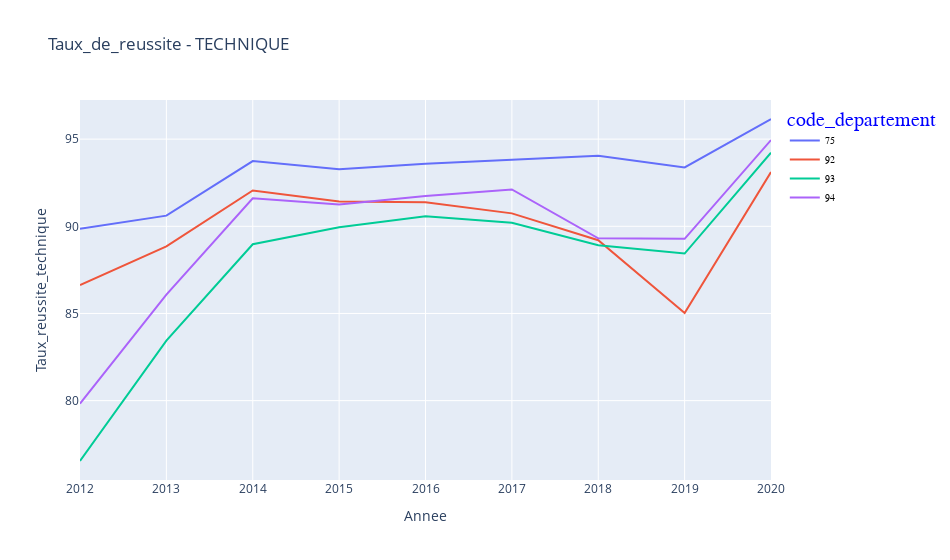

Notebook code cell kept with this figure:
### Markdown cell above
### 3.3.1 Par département

### Code cell
fig = px.line(df1_bac.groupby(['Annee','code_departement'])['Taux_reussite_technique'].mean().reset_index(), x="Annee", y="Taux_reussite_technique", color="code_departement", title='Taux_de_reussite - TECHNIQUE', width=950, height=560)
fig.update_layout(legend =dict(font = dict(family = "Courier", size = 10, color = "black")),
                  legend_title = dict(font = dict(size = 20, color = "blue")))
fig.show()

### Figure 1 — Plotly figure (JSON) as saved in the notebook; plotly's stock layout.template omitted (floating-point values rounded to 4 significant figures)
{"data": [{"hovertemplate": "code_departement=75<br>Annee=%{x}<br>Taux_reussite_technique=%{y}<extra></extra>", "legendgroup": "75", "line": {"color": "#636efa", "dash": "solid"}, "marker": {"symbol": "circle"}, "mode": "lines", "name": "75", "orientation": "v", "showlegend": true, "type": "scatter", "x": [2012, 2013, 2014, 2015, 2016, 2017, 2018, 2019, 2020], "xaxis": "x", "y": [89.86, 90.61, 93.74, 93.27, 93.59, 93.82, 94.05, 93.38, 96.16], "yaxis": "y"}, {"hovertemplate": "code_departement=92<br>Annee=%{x}<br>Taux_reussite_technique=%{y}<extra></extra>", "legendgroup": "92", "line": {"color": "#EF553B", "dash": "solid"}, "marker": {"symbol": "circle"}, "mode": "lines", "name": "92", "orientation": "v", "showlegend": true, "type": "scatter", "x": [2012, 2013, 2014, 2015, 2016, 2017, 2018, 2019, 2020], "xaxis": "x", "y": [86.63, 88.85, 92.06, 91.43, 91.38, 90.74, 89.2, 85.03, 93.12], "yaxis": "y"}, {"hovertemplate": "code_departement=93<br>Annee=%{x}<br>Taux_reussite_technique=%{y}<extra></extra>", "legendgroup": "93", "line": {"color": "#00cc96", "dash": "solid"}, "marker": {"symbol": "circle"}, "mode": "lines", "name": "93", "orientation": "v", "showlegend": true, "type": "scatter", "x": [2012, 2013, 2014, 2015, 2016, 2017, 2018, 2019, 2020], "xaxis": "x", "y": [76.54, 83.45, 88.97, 89.95, 90.57, 90.21, 88.91, 88.44, 94.22], "yaxis": "y"}, {"hovertemplate": "code_departement=94<br>Annee=%{x}<br>Taux_reussite_technique=%{y}<extra></extra>", "legendgroup": "94", "line": {"color": "#ab63fa", "dash": "solid"}, "marker": {"symbol": "circle"}, "mode": "lines", "name": "94", "orientation": "v", "showlegend": true, "type": "scatter", "x": [2012, 2013, 2014, 2015, 2016, 2017, 2018, 2019, 2020], "xaxis": "x", "y": [79.82, 86.08, 91.6, 91.25, 91.74, 92.12, 89.31, 89.28, 94.95], "yaxis": "y"}], "layout": {"height": 560, "legend": {"font": {"color": "black", "family": "Courier", "size": 10}, "title": {"font": {"color": "blue", "size": 20}, "text": "code_departement"}, "tracegroupgap": 0}, "title": {"text": "Taux_de_reussite - TECHNIQUE"}, "width": 950, "xaxis": {"anchor": "y", "autorange": true, "domain": [0, 1], "range": [2012, 2020], "title": {"text": "Annee"}, "type": "linear"}, "yaxis": {"anchor": "x", "autorange": true, "domain": [0, 1], "range": [75.45, 97.25], "title": {"text": "Taux_reussite_technique"}, "type": "linear"}}}
